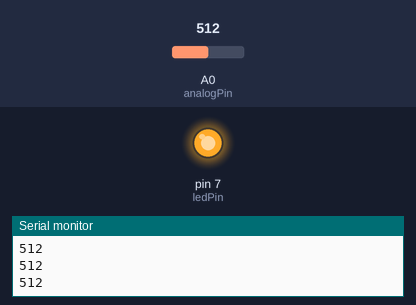
The sketch below on a simulated Arduino Uno, built with avr-gcc and run on an emulated ATmega328P. On the bench: output pins drawn as LEDs (lit = HIGH), the last lines printed to the serial monitor. The test bench sets the inputs (shaded band); at power-on: A0 (analogPin) = 512.

Above: at 1.2 s.
1.3 s: A0 (analogPin) set to 520
At 1.7 s:
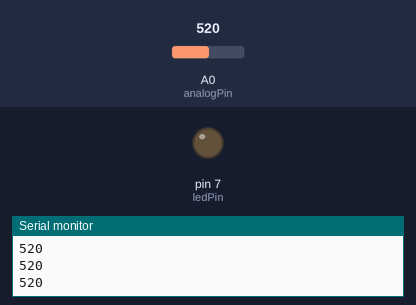
2.8 s: A0 (analogPin) set to 511
At 4.0 s:
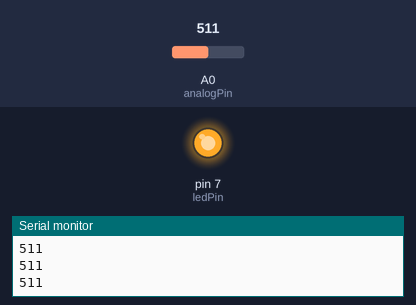
4.3 s: A0 (analogPin) set to 530
At 5.3 s:
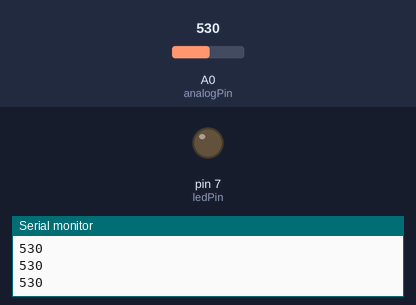
Timing chart, 0 to 7.3 s (numbered marks = the images above; inputs shaded):
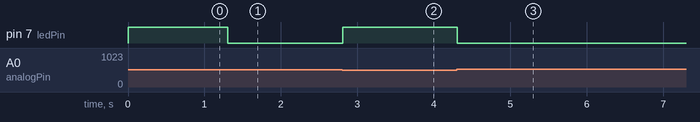

The sketch:

Analog_sensor_read.ino
```cpp
int analogValue;
int analogPin = A0;
int ledPin = 7;

void setup()
{
    Serial.begin(9600);
    pinMode(ledPin, OUTPUT);
}

void loop()
{
    analogValue = analogRead(analogPin);
    Serial.println(analogValue);

   if (analogValue > 531 || analogValue < 520) {
    digitalWrite(ledPin, HIGH);
   }

   else {
    digitalWrite(ledPin, LOW);
   }

}
```

Measured:
- the behaviour switches between 519 and 520 on A0 (analogPin) (found by bisection; images 0 and 1)
- after the input at 1.3 s, pin 7 (ledPin): HIGH → LOW at once
- after the input at 2.8 s, pin 7 (ledPin): LOW → HIGH at once
- after the input at 4.3 s, pin 7 (ledPin): HIGH → LOW at once
